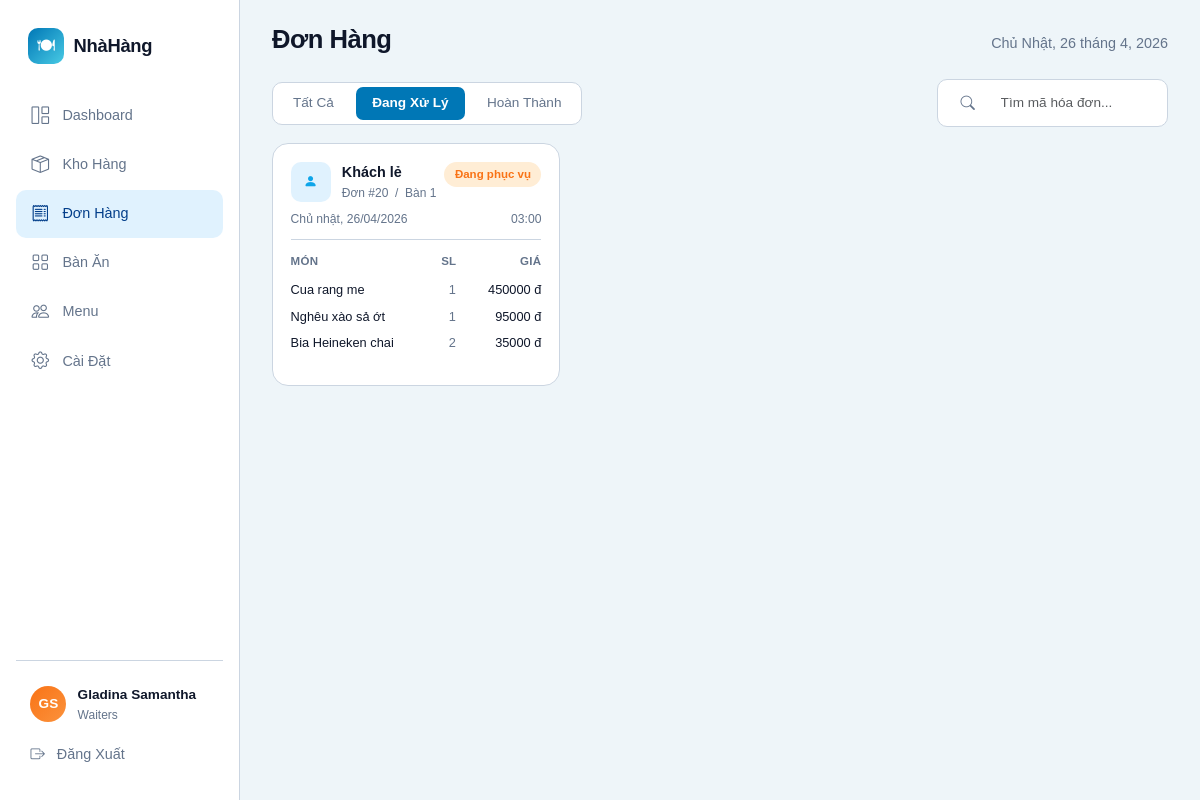
/home/?status=open, run on the app's committed database.
### operations/models.py (models this page shows, shortened)
class Order(models.Model):
    STATUS_CHOICES = [
        ('open', 'Đang phục vụ'),
        ('pending_payment', 'Chờ thanh toán'),
        ('paid', 'Đã thanh toán'),
        ('cancelled', 'Đã huỷ'),
    ]
    PAYMENT_METHOD_CHOICES = [
        ('cash', 'Tiền mặt'),
        ('card', 'Thẻ ngân hàng'),
        ('transfer', 'Chuyển khoản'),
        ('momo', 'MoMo'),
        ('vnpay', 'VNPay'),
    ]
    table = models.ForeignKey(Table, on_delete=models.SET_NULL, null=True, related_name='orders', verbose_name="Bàn")
    customer = models.ForeignKey(Customer, on_delete=models.SET_NULL, null=True, blank=True, related_name='orders', verbose_name="Khách hàng")
    staff = models.ForeignKey(User, on_delete=models.SET_NULL, null=True, blank=True, related_name='orders', verbose_name="Nhân viên phục vụ")
    status = models.CharField(max_length=20, choices=STATUS_CHOICES, default='open', verbose_name="Trạng thái")
    payment_method = models.CharField(max_length=20, choices=PAYMENT_METHOD_CHOICES, blank=True, verbose_name="Phương thức thanh toán")
    discount = models.DecimalField(max_digits=5, decimal_places=2, default=0, verbose_name="Giảm giá (%)")
    note = models.TextField(blank=True, verbose_name="Ghi chú")
    created_by = models.ForeignKey(User, on_delete=models.SET_NULL, null=True, related_name='orders_created', verbose_name="Nhân viên")
    created_at = models.DateTimeField(auto_now_add=True)
    updated_at = models.DateTimeField(auto_now=True)
    paid_at = models.DateTimeField(null=True, blank=True)
    class Meta:
        verbose_name = "Đơn hàng"
        verbose_name_plural = "Đơn hàng"
        ordering = ['-created_at']

class Table(models.Model):
    STATUS_CHOICES = [
        ('available', 'Trống'),
        ('occupied', 'Đang dùng'),
        ('reserved', 'Đã đặt'),
        ('cleaning', 'Đang dọn'),
    ]
    ZONE_CHOICES = [
        ('indoor', 'Trong nhà'),
        ('outdoor', 'Ngoài trời'),
        ('vip', 'VIP'),
        ('bar', 'Quầy bar'),
    ]
    number = models.IntegerField(unique=True, verbose_name="Số bàn")
    capacity = models.IntegerField(default=4, verbose_name="Sức chứa")
    status = models.CharField(max_length=20, choices=STATUS_CHOICES, default='available', verbose_name="Trạng thái")
    zone = models.CharField(max_length=20, choices=ZONE_CHOICES, default='indoor', verbose_name="Khu vực")
    class Meta:
        verbose_name = "Bàn"
        verbose_name_plural = "Quản lý bàn"
        ordering = ['number']

class OrderItem(models.Model):
    STATUS_CHOICES = [
        ('pending', 'Chờ chế biến'),
        ('preparing', 'Đang làm'),
        ('ready', 'Sẵn sàng'),
        ('served', 'Đã phục vụ'),
        ('cancelled', 'Đã huỷ'),
    ]
    order = models.ForeignKey(Order, on_delete=models.CASCADE, related_name='items', verbose_name="Đơn hàng")
    menu_item = models.ForeignKey(MenuItem, on_delete=models.CASCADE, verbose_name="Món ăn")
    quantity = models.IntegerField(default=1, verbose_name="Số lượng")
    unit_price = models.DecimalField(max_digits=10, decimal_places=0, verbose_name="Đơn giá")
    status = models.CharField(max_length=20, choices=STATUS_CHOICES, default='pending', verbose_name="Trạng thái bếp")
    note = models.TextField(blank=True, verbose_name="Ghi chú")
    class Meta:
        verbose_name = "Chi tiết đơn hàng"
        verbose_name_plural = "Chi tiết đơn hàng"

### catalog/models.py (models this page shows, shortened)
class MenuItem(models.Model):
    STATUS_CHOICES = [
        ('available', 'Còn hàng'),
        ('unavailable', 'Hết hàng'),
        ('seasonal', 'Theo mùa'),
    ]
    category = models.ForeignKey('Category', on_delete=models.SET_NULL, null=True, related_name='items', verbose_name="Danh mục")
    name = models.CharField(max_length=200, verbose_name="Tên món")
    description = models.TextField(blank=True, verbose_name="Mô tả")
    price = models.DecimalField(max_digits=10, decimal_places=0, verbose_name="Giá (VNĐ)")
    image = models.ImageField(upload_to='menu/', blank=True, null=True, verbose_name="Hình ảnh")
    status = models.CharField(max_length=20, choices=STATUS_CHOICES, default='available', verbose_name="Trạng thái")
    is_featured = models.BooleanField(default=False, verbose_name="Món nổi bật")
    ingredients = models.ManyToManyField('Ingredient', through='Inventory', related_name='menu_items', verbose_name="Nguyên liệu")
    created_at = models.DateTimeField(auto_now_add=True)
    updated_at = models.DateTimeField(auto_now=True)
    class Meta:
        verbose_name = "Món ăn"
        verbose_name_plural = "Thực đơn"
        ordering = ['category', 'name']

### home/views.py (the view)
# urls.py: path('', views.don_hang_view, name='home_don_hang'),
def don_hang_view(request):
    search_query = request.GET.get('donhang', '')
    current_status = request.GET.get('status', 'all')
    orders = Order.objects.prefetch_related('items').all().order_by('-created_at')
    if current_status == 'open':
        orders = orders.filter(status='open')
    elif current_status == 'paid':
        orders = orders.filter(status='paid')
    if search_query:
        if search_query.isdigit():
            orders = orders.filter(id=search_query)
        else:
            orders = Order.objects.none()
    context = {
        'orders': orders,
        'search_query': search_query,
        'current_status': current_status,
    }
    return render(request, 'home.html', context)

### home/templates/home.html (shortened to what this page needs)
<!DOCTYPE html>
<html lang="vi">
<head>
    <link rel="stylesheet" href="https://cdn.jsdelivr.net/npm/bootstrap@5.3.3/dist/css/bootstrap.min.css">
    <link rel="stylesheet" href="https://cdn.jsdelivr.net/npm/bootstrap-icons@1.11.3/font/bootstrap-icons.min.css">
</head>
<body>
<aside class="sidebar">
    <div class="brand">
        <div class="brand-icon">🍽</div>
        <span class="brand-name">NhàHàng</span>
    </div>
    <nav class="nav-section">
        <a href="{% url 'dashboard' %}" class="nav-item">
            <i class="bi bi-grid-1x2"></i> Dashboard
        </a>
        <a href="#" class="nav-item">
            <i class="bi bi-box-seam"></i> Kho Hàng
        </a>
        <a href="{% url 'don_hang' %}" class="nav-item active">
            <i class="bi bi-receipt"></i> Đơn Hàng
        </a>
        <a href="#" class="nav-item">
            <i class="bi bi-grid"></i> Bàn Ăn
        </a>
        <a href="#" class="nav-item">
            <i class="bi bi-people"></i> Menu
        </a>
        <a href="/admin/" class="nav-item">
            <i class="bi bi-gear"></i> Cài Đặt
        </a>
    </nav>
    <div class="sidebar-footer">
        <div class="user-info">
            <div class="avatar">GS</div>
            <div>
                <div class="user-name">Gladina Samantha</div>
                <div class="user-role">Waiters</div>
            </div>
        </div>
        <a href="#" class="logout-btn">
            <i class="bi bi-box-arrow-right"></i> Đăng Xuất
        </a>
    </div>
</aside>
<main class="main">
    <div class="topbar">
        <h1>Đơn Hàng</h1>
        <span class="topbar-date" id="current-date"></span>
    </div>
    <div class="filter-bar">
        <div class="tab-group">
            <a href="?status=all{% if search_query %}&donhang={{ search_query }}{% endif %}"
               class="tab-btn text-decoration-none {% if current_status == 'all' %}active{% endif %}"
               style="display: inline-block; text-align: center;">Tất Cả</a>
            <a href="?status=open{% if search_query %}&donhang={{ search_query }}{% endif %}"
               class="tab-btn text-decoration-none {% if current_status == 'open' %}active{% endif %}"
               style="display: inline-block; text-align: center;">Đang Xử Lý</a>
            <a href="?status=paid{% if search_query %}&donhang={{ search_query }}{% endif %}"
               class="tab-btn text-decoration-none {% if current_status == 'paid' %}active{% endif %}"
               style="display: inline-block; text-align: center;">Hoàn Thành</a>
        </div>
        <form method="GET" action="" class="search-wrap d-flex align-items-center">
            <div class="search-box position-relative">
                <button type="submit" class="position-absolute top-50 translate-middle-y ms-2 border-0 bg-transparent" style="z-index: 10; cursor: pointer;" title="Nhấn để tìm kiếm">
                    <i class="bi bi-search" style="color: var(--muted); font-size: 0.9rem;"></i>
                </button>
                <input type="text" name="donhang" value="{{ search_query }}" class="form-control ps-5" placeholder="Tìm mã hóa đơn...">
            </div>
            </form>
    </div>
    <div class="orders-grid">
        <div class="grid-inner">
            {% for o in orders %}
            <div class="order-card">
                <div class="card-header-row">
                    <div class="customer-left">
                        <div class="cust-avatar" style="background:var(--blue-bg);color:var(--blue)">
                            <i class="bi bi-person-fill"></i>
                        </div>
                        <div>
                            <div class="cust-name">
                                {% if o.customer %}{{ o.customer.name }}{% else %}Khách lẻ{% endif %}
                            </div>
                            <div class="cust-meta">Đơn #{{ o.id }} &nbsp;/&nbsp; Bàn {{ o.table.number }}</div>
                        </div>
                    </div>
                    <span class="status-badge {% if o.status == 'open' %}status-progress{% elif o.status == 'paid' %}status-done{% endif %}">
                        {{ o.get_status_display }}
                    </span>
                </div>
                <div class="card-date-row">
                    <span>{{ o.created_at|date:"l, d/m/Y" }}</span>
                    <div>
                        <span>{{ o.created_at|time:"H:i" }}</span>
                    </div>
                </div>
                <table class="items-table">
                    <thead><tr><th>Món</th><th>SL</th><th style="text-align:right">Giá</th></tr></thead>
                    <tbody>
                        {% for item in o.items.all|slice:":3" %}
                        <tr>
                            <td>{{ item.menu_item.name }}</td>
                            <td>{{ item.quantity }}</td>
                            <td>{{ item.unit_price }} đ</td>
                        </tr>
                        {% endfor %}
                    </tbody>
                </table>
            </div>
            {% endfor %}
            </div>
    </div>
</main>
</body>
</html>

### data on the page
Order: shows "Khách lẻ", id "20", table.number "1", status "Đang phục vụ", created_at "Chủ nhật, 26/04/2026", created_at "03:00"
OrderItem: menu_item.name "Cua rang me", quantity "1", unit_price "450000"
OrderItem: menu_item.name "Nghêu xào sả ớt", quantity "1", unit_price "95000"
OrderItem: menu_item.name "Bia Heineken chai", quantity "2", unit_price "35000"
